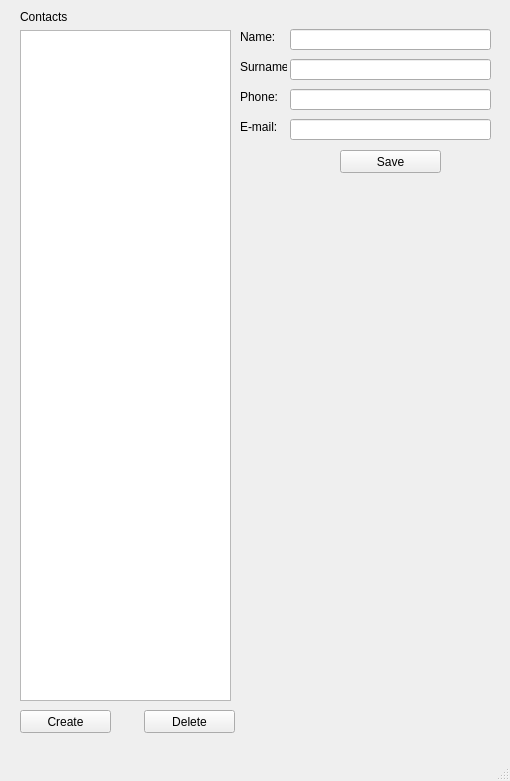
<?xml version="1.0" encoding="UTF-8"?>
<ui version="4.0">
 <class>MainWindow</class>
 <widget class="QMainWindow" name="MainWindow">
  <property name="geometry">
   <rect>
    <x>0</x>
    <y>0</y>
    <width>510</width>
    <height>781</height>
   </rect>
  </property>
  <property name="windowTitle">
   <string>MainWindow</string>
  </property>
  <widget class="QWidget" name="centralwidget">
   <widget class="QListView" name="contactsList">
    <property name="geometry">
     <rect>
      <x>20</x>
      <y>30</y>
      <width>211</width>
      <height>671</height>
     </rect>
    </property>
   </widget>
   <widget class="QLabel" name="contactsLabel">
    <property name="geometry">
     <rect>
      <x>20</x>
      <y>10</y>
      <width>47</width>
      <height>13</height>
     </rect>
    </property>
    <property name="text">
     <string>Contacts</string>
    </property>
   </widget>
   <widget class="QLineEdit" name="nameLine">
    <property name="geometry">
     <rect>
      <x>290</x>
      <y>29</y>
      <width>201</width>
      <height>21</height>
     </rect>
    </property>
   </widget>
   <widget class="QLabel" name="nameLabel">
    <property name="geometry">
     <rect>
      <x>240</x>
      <y>30</y>
      <width>47</width>
      <height>13</height>
     </rect>
    </property>
    <property name="text">
     <string>Name:</string>
    </property>
   </widget>
   <widget class="QLineEdit" name="surnameLine">
    <property name="geometry">
     <rect>
      <x>290</x>
      <y>59</y>
      <width>201</width>
      <height>21</height>
     </rect>
    </property>
   </widget>
   <widget class="QLabel" name="surnameLabel">
    <property name="geometry">
     <rect>
      <x>240</x>
      <y>60</y>
      <width>47</width>
      <height>13</height>
     </rect>
    </property>
    <property name="text">
     <string>Surname:</string>
    </property>
   </widget>
   <widget class="QLabel" name="emailLabel">
    <property name="geometry">
     <rect>
      <x>240</x>
      <y>120</y>
      <width>47</width>
      <height>13</height>
     </rect>
    </property>
    <property name="text">
     <string>E-mail:</string>
    </property>
   </widget>
   <widget class="QLineEdit" name="mailLine">
    <property name="geometry">
     <rect>
      <x>290</x>
      <y>119</y>
      <width>201</width>
      <height>21</height>
     </rect>
    </property>
   </widget>
   <widget class="QLineEdit" name="phoneLine">
    <property name="geometry">
     <rect>
      <x>290</x>
      <y>89</y>
      <width>201</width>
      <height>21</height>
     </rect>
    </property>
   </widget>
   <widget class="QLabel" name="phoneLabel">
    <property name="geometry">
     <rect>
      <x>240</x>
      <y>90</y>
      <width>47</width>
      <height>13</height>
     </rect>
    </property>
    <property name="text">
     <string>Phone:</string>
    </property>
   </widget>
   <widget class="QPushButton" name="createButton">
    <property name="geometry">
     <rect>
      <x>20</x>
      <y>710</y>
      <width>91</width>
      <height>23</height>
     </rect>
    </property>
    <property name="text">
     <string>Create</string>
    </property>
   </widget>
   <widget class="QPushButton" name="deleteButton">
    <property name="geometry">
     <rect>
      <x>144</x>
      <y>710</y>
      <width>91</width>
      <height>23</height>
     </rect>
    </property>
    <property name="text">
     <string>Delete</string>
    </property>
   </widget>
   <widget class="QPushButton" name="saveButton">
    <property name="geometry">
     <rect>
      <x>340</x>
      <y>150</y>
      <width>101</width>
      <height>23</height>
     </rect>
    </property>
    <property name="text">
     <string>Save</string>
    </property>
   </widget>
  </widget>
  <widget class="QMenuBar" name="menubar">
   <property name="geometry">
    <rect>
     <x>0</x>
     <y>0</y>
     <width>510</width>
     <height>21</height>
    </rect>
   </property>
  </widget>
  <widget class="QStatusBar" name="statusbar"/>
 </widget>
 <resources/>
 <connections/>
</ui>
